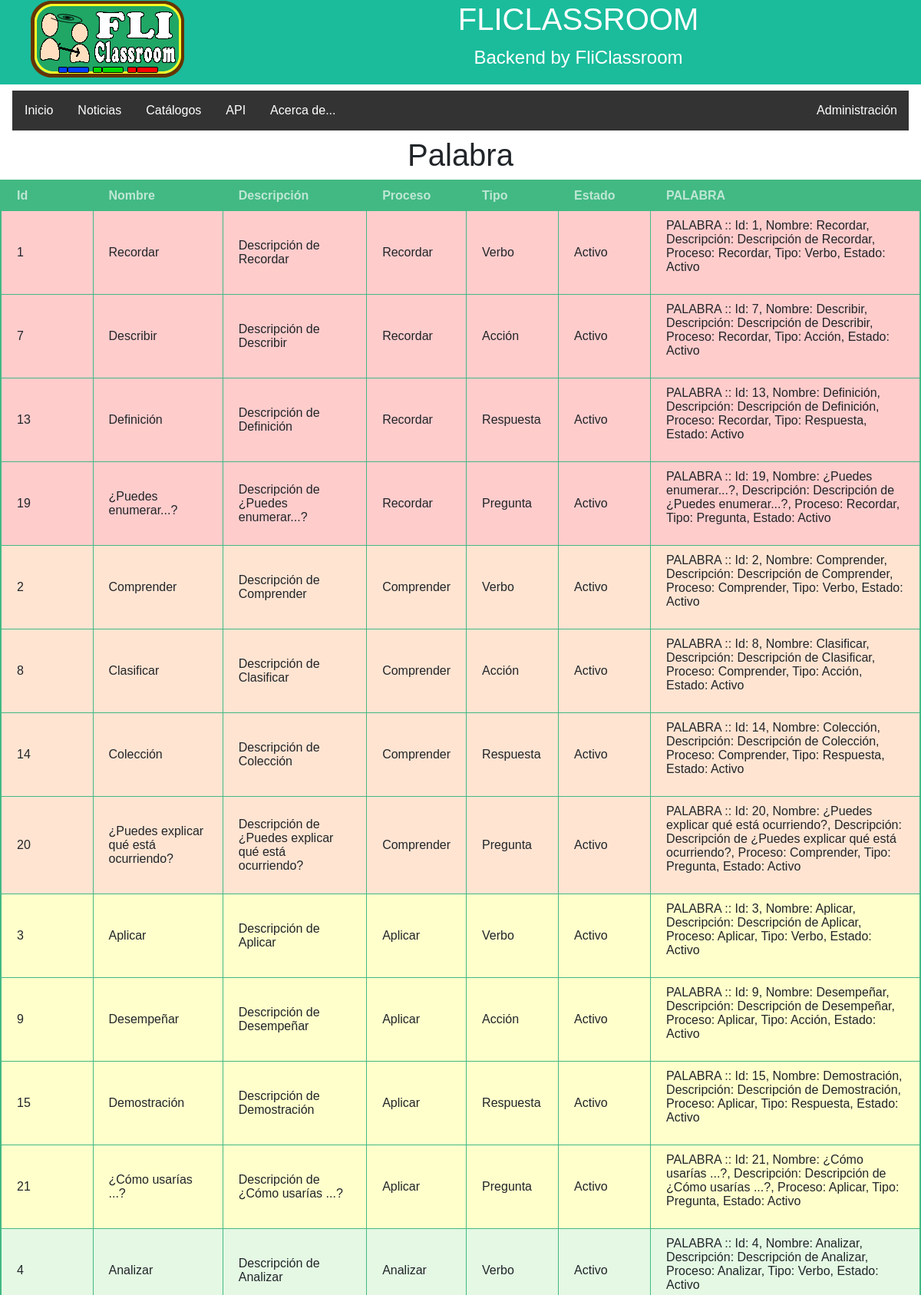
The page /palabra/ (upper part) on the database its author committed.
### backend/models.py (models this page shows, shortened)
class Palabra(models.Model):
   pal_id          =models.BigAutoField ("Id"          , primary_key=True)
   pal_nombre      =models.CharField    ("Nombre"      , max_length=255)
   pal_descripcion =models.CharField    ("Descripción" , max_length=255)
   pal_fkproceso   =models.ForeignKey   (Proceso       , to_field="pro_id", db_column="pal_fkproceso", on_delete=models.PROTECT, verbose_name="Proceso")
   pal_tipo        =models.CharField    ("Tipo"        , max_length=1, choices=EPalabra.choices, default=EPalabra.PREGUNTA)
   pal_estado      =models.IntegerField ("Estado"      )
   pal_creacion    =models.DateTimeField("Creación"    , auto_now_add=True)
   pal_modificacion=models.DateTimeField("Modificación", auto_now=True)
   pal_creador     =models.IntegerField ("Creador"     )
   pal_modificador =models.IntegerField ("Modificador" )
   def estado(self):
      return Estado.nombre(self.pal_estado)
   def tipo(self):
      tip = ''
      if   self.pal_tipo == 1: tip = 'Verbo'
      elif self.pal_tipo == 2: tip = 'Acción'
      elif self.pal_tipo == 3: tip = 'Respuesta'
      elif self.pal_tipo == 4: tip = 'Pregunta'
      return tip
   def style(self):
      return self.pal_fkproceso.claro()
   def __str__(self):
      return 'PALABRA :: Id: %d, Nombre: %s, Descripción: %s, Proceso: %s, Tipo: %s, Estado: %s' % (self.pal_id, self.pal_nombre, self.pal_descripcion, self.pal_fkproceso.pro_nombre, self.tipo(), self.estado())

class Proceso(models.Model):
   pro_id          =models.BigAutoField ("Id"          , primary_key=True)
   pro_nombre      =models.CharField    ("Nombre"      , max_length=30)
   pro_descripcion =models.CharField    ("Descripción" , max_length=255)
   pro_description =models.CharField    ("Description" , max_length=255)
   pro_posicion    =models.IntegerField ("Posición"    )
   pro_color       =models.CharField    ("Color"       , max_length=10)
   pro_fkorden     =models.ForeignKey   (Orden         , to_field="ord_id", db_column= "pro_fkorden", on_delete=models.PROTECT, verbose_name="Orden")
   pro_estado      =models.IntegerField ("Estado"      )
   pro_creacion    =models.DateTimeField("Creación"    , auto_now_add=True)
   pro_modificacion=models.DateTimeField("Modificación", auto_now=True)
   pro_creador     =models.IntegerField ("Creador"     )
   pro_modificador =models.IntegerField ("Modificador" )
   '''@staticmethod
   def inverso(color):
      rgb = int(color.replace('#', '0x'), 16)
      color = '#000000'
      if (150 < 0.2126 * ((rgb >> 16) & 0xff) + 0.7152 * ((rgb >>  8) & 0xff) + 0.0722 * ((rgb >>  0) & 0xff)):
         color = '#FFFFFF'
      return color  #color:%s; Proceso.inverso(self.pro_color)
   '''
   def claro(self):
      return 'background:%s33;' % (self.pro_color)

class Estado(models.Model):
   est_id          =models.AutoField    ("Id"          , primary_key=True, unique=True)
   est_nombre      =models.CharField    ("Nombre"      , max_length=30)
   est_descripcion =models.CharField    ("Descripción" , max_length=100)
   est_tipo        =models.CharField    ("Tipo"        , max_length=20)
   est_estado      =models.IntegerField ("Estado"      )
   est_creacion    =models.DateTimeField("Creación"    , auto_now_add=True)
   est_modificacion=models.DateTimeField("Modificación", auto_now=True)
   est_creador     =models.IntegerField ("Creador"     )
   est_modificador =models.IntegerField ("Modificador" )
   @staticmethod
   def nombre(est):
      return Estado.objects.get(est_id=est).est_nombre

### fliclassroom/views/siteView.py (the view, shortened to what this page needs)
# urls.py: path('palabra/'                            , palabra),
def palabra(request, proceso='', tipo=''):
   listado = models.Palabra.objects.all()
   listado = listado.order_by('pal_fkproceso', 'pal_tipo')
   return render(request, 'palabra.html', {"titulo":"Palabra", "listado":listado})

### fliclassroom/templates/site/palabra.html (shortened to what this page needs)
{% extends "main.html" %}
{% block content %}
   <center>
      <h1>{{titulo}}</h1>
      <table border="1">
         <tr>
            <th>Id         </th>
            <th>Nombre     </th>
            <th>Descripción</th>
            <th>Proceso    </th>
            <th>Tipo       </th>
            <th>Estado     </th>
            <th>PALABRA    </th>
         </tr>
         {% for lis in listado %}
            <tr>
               <td style="{{lis.style}}">{{lis.pal_id}}                  </td>
               <td style="{{lis.style}}">{{lis.pal_nombre}}              </td>
               <td style="{{lis.style}}">{{lis.pal_descripcion}}         </td>
               <td style="{{lis.style}}">{{lis.pal_fkproceso.pro_nombre}}</td>
               <td style="{{lis.style}}">{{lis.tipo}}                    </td>
               <td style="{{lis.style}}">{{lis.estado}}                  </td>
               <td style="{{lis.style}}">{{lis|linebreaks}}              </td>
            </tr>
         {% endfor %}
      </table>
   </center>
{% endblock %}

### rows shown on the page
Palabra: pal_id "1", pal_nombre "Recordar", pal_descripcion "Descripción de Recordar", pal_fkproceso.pro_nombre "Recordar", tipo "Verbo", estado "Activo", pal_id+pal_nombre+pal_descripcion "PALABRA :: Id: 1, Nombre: Recordar, Descripción: Descripción de Recordar, Proceso: Recordar, Tipo: Verbo, Estado: Activo"
Palabra: pal_id "7", pal_nombre "Describir", pal_descripcion "Descripción de Describir", pal_fkproceso.pro_nombre "Recordar", tipo "Acción", estado "Activo", pal_id+pal_nombre+pal_descripcion "PALABRA :: Id: 7, Nombre: Describir, Descripción: Descripción de Describir, Proceso: Recordar, Tipo: Acción, Estado: Activo"
Palabra: pal_id "13", pal_nombre "Definición", pal_descripcion "Descripción de Definición", pal_fkproceso.pro_nombre "Recordar", tipo "Respuesta", estado "Activo", pal_id+pal_nombre+pal_descripcion "PALABRA :: Id: 13, Nombre: Definición, Descripción: Descripción de Definición, Proceso: Recordar, Tipo: Respuesta, Estado: Activo"
Palabra: pal_id "19", pal_nombre "¿Puedes enumerar...?", pal_descripcion "Descripción de ¿Puedes enumerar...?", pal_fkproceso.pro_nombre "Recordar", tipo "Pregunta", estado "Activo", pal_id+pal_nombre+pal_descripcion "PALABRA :: Id: 19, Nombre: ¿Puedes enumerar...?, Descripción: Descripción de ¿Puedes enumerar...?, Proceso: Recordar, Tipo: Pregunta, Estado: Activo"
Palabra: pal_id "2", pal_nombre "Comprender", pal_descripcion "Descripción de Comprender", pal_fkproceso.pro_nombre "Comprender", tipo "Verbo", estado "Activo", pal_id+pal_nombre+pal_descripcion "PALABRA :: Id: 2, Nombre: Comprender, Descripción: Descripción de Comprender, Proceso: Comprender, Tipo: Verbo, Estado: Activo"
Palabra: pal_id "8", pal_nombre "Clasificar", pal_descripcion "Descripción de Clasificar", pal_fkproceso.pro_nombre "Comprender", tipo "Acción", estado "Activo", pal_id+pal_nombre+pal_descripcion "PALABRA :: Id: 8, Nombre: Clasificar, Descripción: Descripción de Clasificar, Proceso: Comprender, Tipo: Acción, Estado: Activo"
Palabra: pal_id "14", pal_nombre "Colección", pal_descripcion "Descripción de Colección", pal_fkproceso.pro_nombre "Comprender", tipo "Respuesta", estado "Activo", pal_id+pal_nombre+pal_descripcion "PALABRA :: Id: 14, Nombre: Colección, Descripción: Descripción de Colección, Proceso: Comprender, Tipo: Respuesta, Estado: Activo"
Palabra: pal_id "20", pal_nombre "¿Puedes explicar qué está ocurriendo?", pal_descripcion "Descripción de ¿Puedes explicar qué está ocurriendo?", pal_fkproceso.pro_nombre "Comprender", tipo "Pregunta", estado "Activo", pal_id+pal_nombre+pal_descripcion "PALABRA :: Id: 20, Nombre: ¿Puedes explicar qué está ocurriendo?, Descripción: Descripción de ¿Puedes explicar qué está ocurriendo?, Proceso: Comprender, Tipo: Pregunta, Estado: Activo"
Palabra: pal_id "3", pal_nombre "Aplicar", pal_descripcion "Descripción de Aplicar", pal_fkproceso.pro_nombre "Aplicar", tipo "Verbo", estado "Activo", pal_id+pal_nombre+pal_descripcion "PALABRA :: Id: 3, Nombre: Aplicar, Descripción: Descripción de Aplicar, Proceso: Aplicar, Tipo: Verbo, Estado: Activo"
Palabra: pal_id "9", pal_nombre "Desempeñar", pal_descripcion "Descripción de Desempeñar", pal_fkproceso.pro_nombre "Aplicar", tipo "Acción", estado "Activo", pal_id+pal_nombre+pal_descripcion "PALABRA :: Id: 9, Nombre: Desempeñar, Descripción: Descripción de Desempeñar, Proceso: Aplicar, Tipo: Acción, Estado: Activo"
Palabra: pal_id "15", pal_nombre "Demostración", pal_descripcion "Descripción de Demostración", pal_fkproceso.pro_nombre "Aplicar", tipo "Respuesta", estado "Activo", pal_id+pal_nombre+pal_descripcion "PALABRA :: Id: 15, Nombre: Demostración, Descripción: Descripción de Demostración, Proceso: Aplicar, Tipo: Respuesta, Estado: Activo"
Palabra: pal_id "21", pal_nombre "¿Cómo usarías ...?", pal_descripcion "Descripción de ¿Cómo usarías ...?", pal_fkproceso.pro_nombre "Aplicar", tipo "Pregunta", estado "Activo", pal_id+pal_nombre+pal_descripcion "PALABRA :: Id: 21, Nombre: ¿Cómo usarías ...?, Descripción: Descripción de ¿Cómo usarías ...?, Proceso: Aplicar, Tipo: Pregunta, Estado: Activo"
Palabra: pal_id "4", pal_nombre "Analizar", pal_descripcion "Descripción de Analizar", pal_fkproceso.pro_nombre "Analizar", tipo "Verbo", estado "Activo", pal_id+pal_nombre+pal_descripcion "PALABRA :: Id: 4, Nombre: Analizar, Descripción: Descripción de Analizar, Proceso: Analizar, Tipo: Verbo, Estado: Activo"

### other values the page prints
{{ titulo }} "Palabra"
